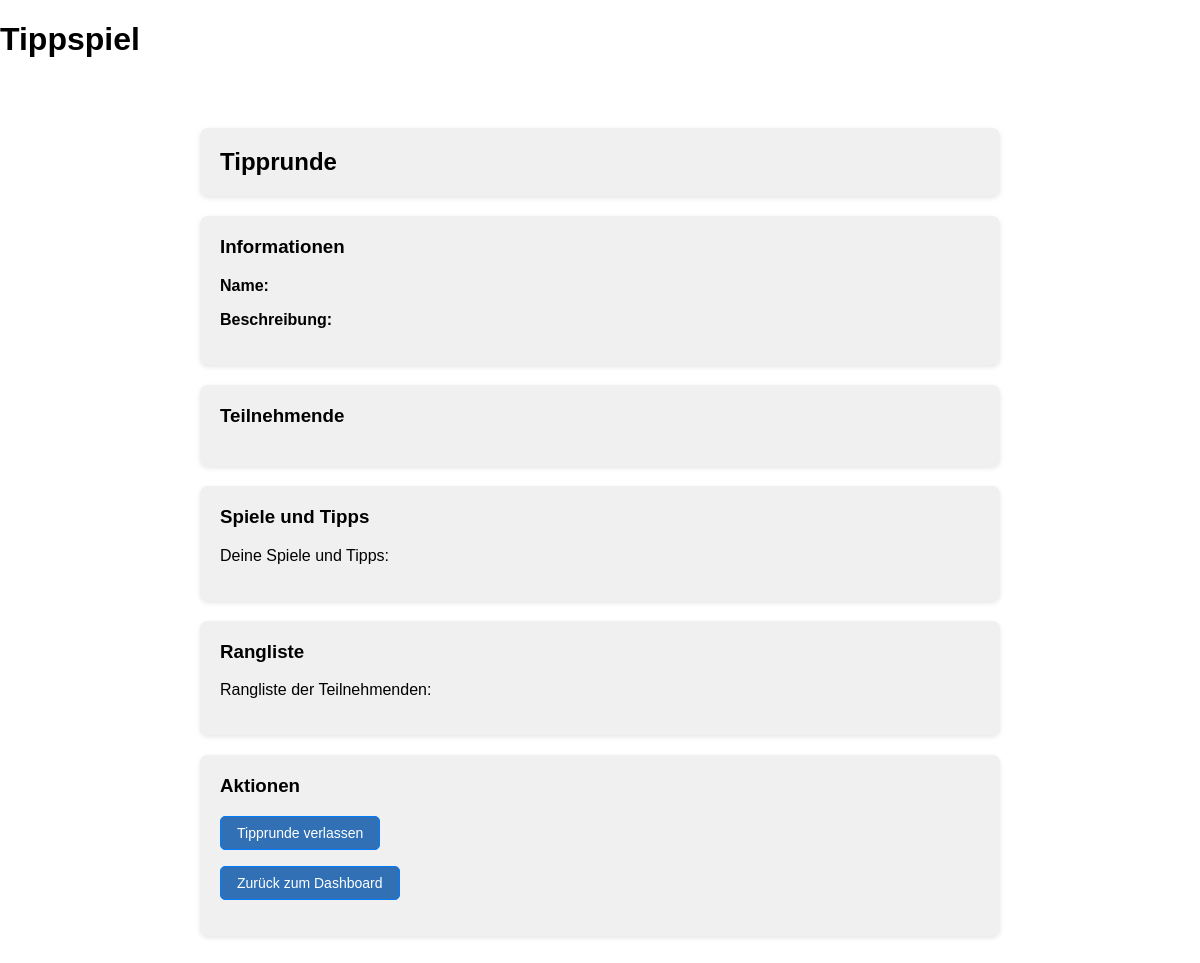
The app's page /tippspiel/3, older data.
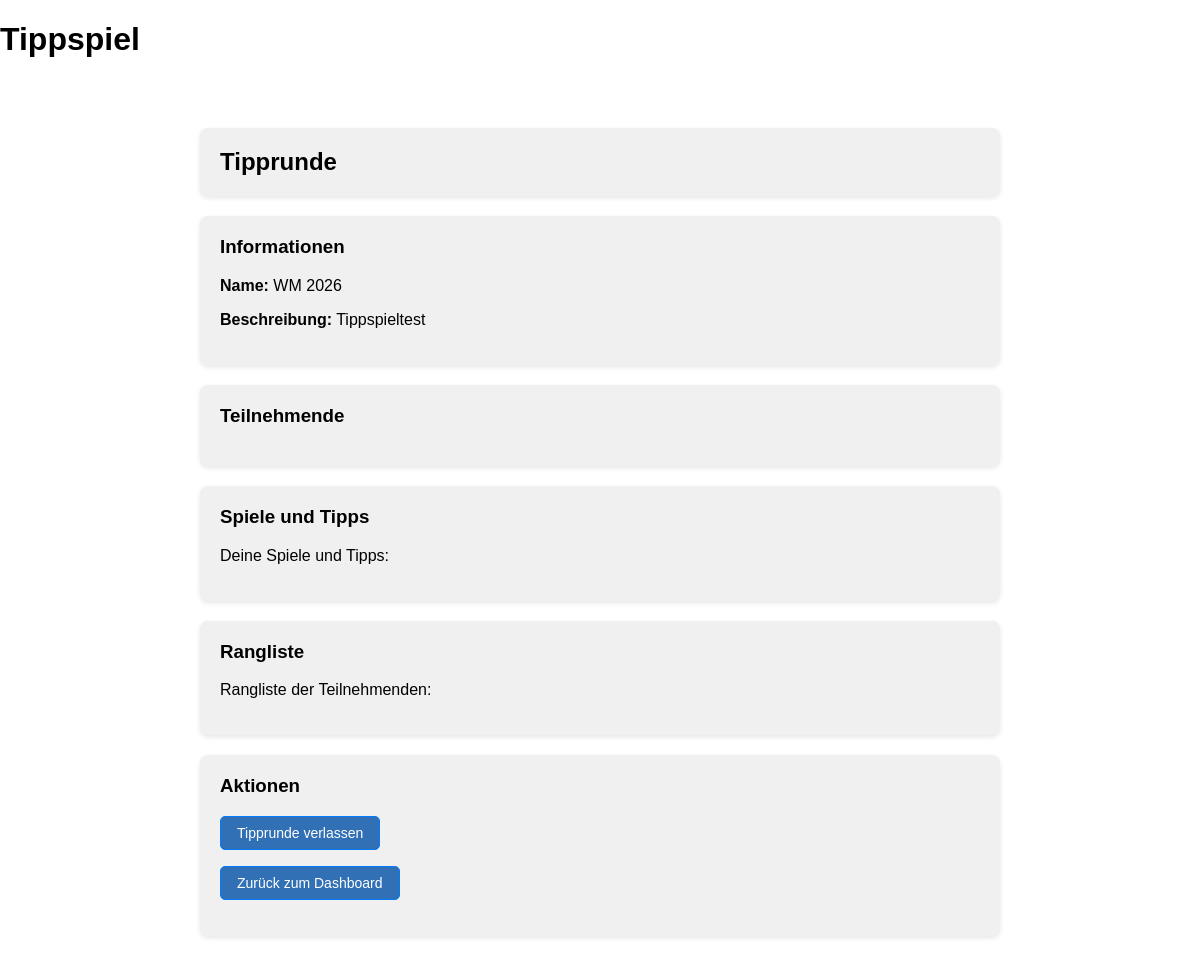
The same page, newer data.
### tables this page shows
CREATE TABLE rounds (
                       id INTEGER PRIMARY KEY AUTOINCREMENT,
                        name TEXT NOT NULL,
                        description TEXT
                   );

### app.py (the view)
@app.route("/tippspiel/<int:round_id>")
def tippspiel(round_id):
    round = get_round_by_id(round_id)
    users = get_users_by_round_id(round_id)
    return render_template("tippspiel.html", round=round, users=users)

### database.py (called while the page is built)
def get_connection():
    conn = sqlite3.connect(DATABASE)
    conn.row_factory = sqlite3.Row
    return conn

def get_round_by_id(round_id):
    conn = get_connection()
    cursor = conn.cursor()
    cursor.execute("SELECT * FROM rounds WHERE id = ?", (round_id,))
    round = cursor.fetchone()
    conn.close()
    return round

def get_users_by_round_id(round_id):
    conn = get_connection()
    cursor = conn.cursor()
    cursor.execute("""
        SELECT users.username
        FROM round_members
        JOIN users ON round_members.user_id = users.id
        WHERE round_members.round_id = ?
    """, (round_id,))
    users = cursor.fetchall()
    conn.close()
    return users

### templates/tippspiel.html (shortened to what this page needs)
{% extends "base.html" %}
{% block content %}
    <h2 class="card">Tipprunde</h2>
    <section class="card">
        <h3>Informationen</h3>
        <p><strong>Name:</strong> {{ round["name"] }}</p>
        <p><strong>Beschreibung:</strong> {{ round["description"] }}</p>
    </section>
    <section class="card">
        <h3>Teilnehmende</h3>
    </section>
    <section class="card">
        <h3>Spiele und Tipps</h3>
        <p>Deine Spiele und Tipps:</p>
    </section>
    <section class="card">
        <h3>Rangliste</h3>
        <p>Rangliste der Teilnehmenden:</p>
    </section>
    <section class="card">
        <h3>Aktionen</h3>
        <form method="POST" action="/leave-round/{{ round['id'] }}">
            <button type="submit" class="button">Tipprunde verlassen</button>
        </form>
        <p><a href="/dashboard" class="button">Zurück zum Dashboard</a></p>
    </section>
{% endblock %}

### templates/base.html (shortened to what this page needs)
<!DOCTYPE html>
<html lang="de">
<head>
    <link rel="stylesheet" href="{{ url_for('static', filename='style.css') }}">
</head>
<body>
    <header>
        <h1>Tippspiel</h1>
    </header>
    <main>
        {% block content %}{% endblock %}
    </main>
</body>
</html>

### static/style.css (style rules this page uses)
body { background-color: #ffffffc1; font-family: Arial, sans-serif; margin: 0; padding: 0; }
main { max-width: 800px; margin: 30px auto; padding: 20px; }
.card { background-color: rgb(241, 240, 240); padding: 20px; margin-bottom:20px; border-radius: 8px; box-shadow: 0 2px 5px rgba(0,0,0,0.1); }
.card h3 { margin-top: 0; }
.button { display: inline-block; padding: 8px 16px; background-color: #3170b4; color: white; text-decoration: none; border: 1px solid #007BFF; border-radius: 5px; cursor: pointer; font-size: 14px; }

Row changes from the older to the newer data that the page shows:
added rounds: name "WM 2026", description "Tippspieltest"
